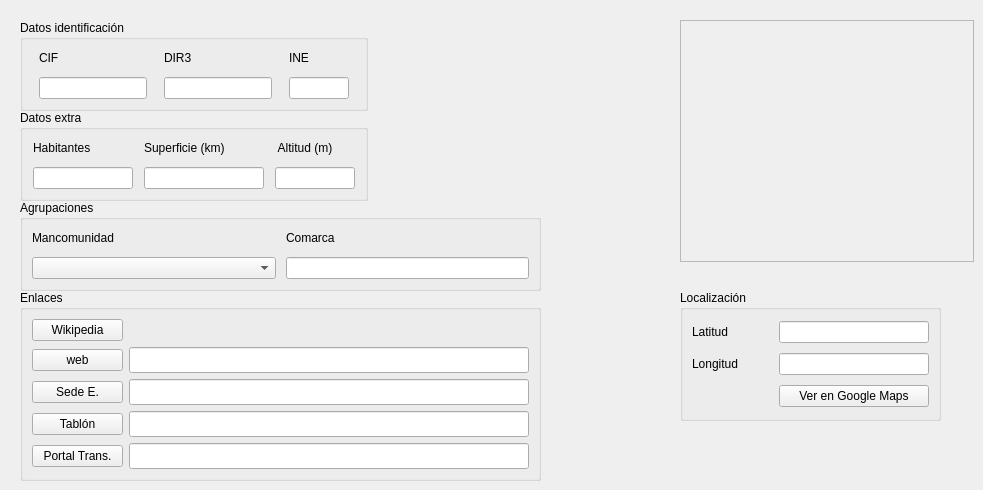
     <widget class="QWidget" name="Municipio">
      <attribute name="title">
       <string>Municipio</string>
      </attribute>
      <widget class="QFrame" name="frame_mapa">
       <property name="geometry">
        <rect>
         <x>680</x>
         <y>20</y>
         <width>294</width>
         <height>242</height>
        </rect>
       </property>
       <property name="frameShape">
        <enum>QFrame::StyledPanel</enum>
       </property>
       <property name="frameShadow">
        <enum>QFrame::Raised</enum>
       </property>
       <widget class="QPushButton" name="pB_municipio_mapa">
        <property name="geometry">
         <rect>
          <x>1</x>
          <y>1</y>
          <width>292</width>
          <height>240</height>
         </rect>
        </property>
        <property name="layoutDirection">
         <enum>Qt::LeftToRight</enum>
        </property>
        <property name="text">
         <string/>
        </property>
        <property name="iconSize">
         <size>
          <width>292</width>
          <height>240</height>
         </size>
        </property>
        <property name="flat">
         <bool>true</bool>
        </property>
       </widget>
      </widget>
      <widget class="QGroupBox" name="groupBox_2">
       <property name="geometry">
        <rect>
         <x>20</x>
         <y>110</y>
         <width>348</width>
         <height>91</height>
        </rect>
       </property>
       <property name="title">
        <string>Datos extra</string>
       </property>
       <layout class="QVBoxLayout" name="verticalLayout_11">
        <item>
         <layout class="QGridLayout" name="gridLayout_datos_extra">
          <property name="rightMargin">
           <number>0</number>
          </property>
          <property name="spacing">
           <number>10</number>
          </property>
          <item row="0" column="2">
           <widget class="QLabel" name="label_altitud">
            <property name="text">
             <string> Altitud (m)</string>
            </property>
           </widget>
          </item>
          <item row="0" column="0">
           <widget class="QLabel" name="label_habitantes">
            <property name="text">
             <string>Habitantes</string>
            </property>
           </widget>
          </item>
          <item row="0" column="1">
           <widget class="QLabel" name="label_superficie">
            <property name="text">
             <string>Superficie (km)</string>
            </property>
           </widget>
          </item>
          <item row="1" column="0">
           <widget class="QLineEdit" name="lineEdit_habitantes">
            <property name="sizePolicy">
             <sizepolicy hsizetype="Preferred" vsizetype="Fixed">
              <horstretch>0</horstretch>
              <verstretch>0</verstretch>
             </sizepolicy>
            </property>
            <property name="maximumSize">
             <size>
              <width>100</width>
              <height>16777215</height>
             </size>
            </property>
            <property name="inputMethodHints">
             <set>Qt::ImhDigitsOnly</set>
            </property>
            <property name="maxLength">
             <number>8</number>
            </property>
            <property name="alignment">
             <set>Qt::AlignRight|Qt::AlignTrailing|Qt::AlignVCenter</set>
            </property>
           </widget>
          </item>
          <item row="1" column="1">
           <widget class="QLineEdit" name="lineEdit_superficie">
            <property name="sizePolicy">
             <sizepolicy hsizetype="Preferred" vsizetype="Fixed">
              <horstretch>0</horstretch>
              <verstretch>0</verstretch>
             </sizepolicy>
            </property>
            <property name="maximumSize">
             <size>
              <width>120</width>
              <height>16777215</height>
             </size>
            </property>
            <property name="inputMethodHints">
             <set>Qt::ImhNone</set>
            </property>
            <property name="maxLength">
             <number>10</number>
            </property>
            <property name="alignment">
             <set>Qt::AlignRight|Qt::AlignTrailing|Qt::AlignVCenter</set>
            </property>
           </widget>
          </item>
          <item row="1" column="2">
           <widget class="QLineEdit" name="lineEdit_altitud">
            <property name="sizePolicy">
             <sizepolicy hsizetype="Preferred" vsizetype="Fixed">
              <horstretch>0</horstretch>
              <verstretch>0</verstretch>
             </sizepolicy>
            </property>
            <property name="maximumSize">
             <size>
              <width>80</width>
              <height>16777215</height>
             </size>
            </property>
            <property name="inputMethodHints">
             <set>Qt::ImhDigitsOnly</set>
            </property>
            <property name="maxLength">
             <number>4</number>
            </property>
            <property name="alignment">
             <set>Qt::AlignRight|Qt::AlignTrailing|Qt::AlignVCenter</set>
            </property>
            <property name="readOnly">
             <bool>true</bool>
            </property>
           </widget>
          </item>
         </layout>
        </item>
       </layout>
      </widget>
      <widget class="QGroupBox" name="groupBox_3">
       <property name="geometry">
        <rect>
         <x>20</x>
         <y>20</y>
         <width>348</width>
         <height>91</height>
        </rect>
       </property>
       <property name="title">
        <string>Datos identificación</string>
       </property>
       <layout class="QVBoxLayout" name="verticalLayout_12">
        <item>
         <layout class="QGridLayout" name="gridLayout_datos_identificacion">
          <property name="rightMargin">
           <number>0</number>
          </property>
          <property name="spacing">
           <number>10</number>
          </property>
          <item row="0" column="1">
           <widget class="QLabel" name="label_DIR3">
            <property name="maximumSize">
             <size>
              <width>40</width>
              <height>16777215</height>
             </size>
            </property>
            <property name="text">
             <string>DIR3</string>
            </property>
           </widget>
          </item>
          <item row="0" column="0">
           <widget class="QLabel" name="label_CIF">
            <property name="maximumSize">
             <size>
              <width>40</width>
              <height>16777215</height>
             </size>
            </property>
            <property name="text">
             <string>CIF</string>
            </property>
           </widget>
          </item>
          <item row="0" column="2">
           <widget class="QLabel" name="label_INE">
            <property name="maximumSize">
             <size>
              <width>40</width>
              <height>16777215</height>
             </size>
            </property>
            <property name="text">
             <string>INE</string>
            </property>
           </widget>
          </item>
          <item row="1" column="0">
           <widget class="QLineEdit" name="lineEdit_cif">
            <property name="sizePolicy">
             <sizepolicy hsizetype="Preferred" vsizetype="Fixed">
              <horstretch>0</horstretch>
              <verstretch>0</verstretch>
             </sizepolicy>
            </property>
            <property name="maximumSize">
             <size>
              <width>120</width>
              <height>16777215</height>
             </size>
            </property>
            <property name="inputMask">
             <string>&gt;A9999999A</string>
            </property>
            <property name="readOnly">
             <bool>true</bool>
            </property>
           </widget>
          </item>
          <item row="1" column="1">
           <widget class="QLineEdit" name="lineEdit_dir3">
            <property name="sizePolicy">
             <sizepolicy hsizetype="Fixed" vsizetype="Fixed">
              <horstretch>0</horstretch>
              <verstretch>0</verstretch>
             </sizepolicy>
            </property>
            <property name="maximumSize">
             <size>
              <width>120</width>
              <height>16777215</height>
             </size>
            </property>
            <property name="maxLength">
             <number>9</number>
            </property>
            <property name="readOnly">
             <bool>true</bool>
            </property>
           </widget>
          </item>
          <item row="1" column="2">
           <widget class="QLineEdit" name="lineEdit_ine">
            <property name="sizePolicy">
             <sizepolicy hsizetype="Fixed" vsizetype="Fixed">
              <horstretch>0</horstretch>
              <verstretch>0</verstretch>
             </sizepolicy>
            </property>
            <property name="maximumSize">
             <size>
              <width>60</width>
              <height>16777215</height>
             </size>
            </property>
            <property name="inputMethodHints">
             <set>Qt::ImhDigitsOnly</set>
            </property>
            <property name="maxLength">
             <number>6</number>
            </property>
            <property name="alignment">
             <set>Qt::AlignRight|Qt::AlignTrailing|Qt::AlignVCenter</set>
            </property>
            <property name="readOnly">
             <bool>true</bool>
            </property>
           </widget>
          </item>
         </layout>
        </item>
       </layout>
      </widget>
      <widget class="QGroupBox" name="groupBox_4">
       <property name="geometry">
        <rect>
         <x>20</x>
         <y>200</y>
         <width>521</width>
         <height>91</height>
        </rect>
       </property>
       <property name="title">
        <string>Agrupaciones</string>
       </property>
       <layout class="QVBoxLayout" name="verticalLayout_10">
        <item>
         <layout class="QGridLayout" name="gridLayout_agrupaciones">
          <property name="spacing">
           <number>10</number>
          </property>
          <item row="0" column="1">
           <widget class="QLabel" name="label_26">
            <property name="text">
             <string>Comarca</string>
            </property>
           </widget>
          </item>
          <item row="0" column="0">
           <widget class="QLabel" name="label_25">
            <property name="text">
             <string>Mancomunidad</string>
            </property>
           </widget>
          </item>
          <item row="1" column="0">
           <widget class="QComboBox" name="comboBox_mancomunidad"/>
          </item>
          <item row="1" column="1">
           <widget class="QLineEdit" name="lineEdit_comarca">
            <property name="sizePolicy">
             <sizepolicy hsizetype="Preferred" vsizetype="Fixed">
              <horstretch>0</horstretch>
              <verstretch>0</verstretch>
             </sizepolicy>
            </property>
            <property name="maxLength">
             <number>64</number>
            </property>
           </widget>
          </item>
         </layout>
        </item>
       </layout>
      </widget>
      <widget class="QGroupBox" name="groupBox_5">
       <property name="geometry">
        <rect>
         <x>680</x>
         <y>290</y>
         <width>261</width>
         <height>131</height>
        </rect>
       </property>
       <property name="title">
        <string>Localización</string>
       </property>
       <layout class="QVBoxLayout" name="verticalLayout_13">
        <item>
         <layout class="QGridLayout" name="gridLayout_localizacion">
          <property name="spacing">
           <number>10</number>
          </property>
          <item row="1" column="1">
           <widget class="QLineEdit" name="lineEdit_municipio_longitud">
            <property name="sizePolicy">
             <sizepolicy hsizetype="Expanding" vsizetype="Fixed">
              <horstretch>0</horstretch>
              <verstretch>0</verstretch>
             </sizepolicy>
            </property>
            <property name="maximumSize">
             <size>
              <width>150</width>
              <height>16777215</height>
             </size>
            </property>
            <property name="maxLength">
             <number>12</number>
            </property>
            <property name="alignment">
             <set>Qt::AlignRight|Qt::AlignTrailing|Qt::AlignVCenter</set>
            </property>
            <property name="readOnly">
             <bool>true</bool>
            </property>
           </widget>
          </item>
          <item row="0" column="1">
           <widget class="QLineEdit" name="lineEdit_municipio_latitud">
            <property name="sizePolicy">
             <sizepolicy hsizetype="Expanding" vsizetype="Fixed">
              <horstretch>0</horstretch>
              <verstretch>0</verstretch>
             </sizepolicy>
            </property>
            <property name="maximumSize">
             <size>
              <width>150</width>
              <height>16777215</height>
             </size>
            </property>
            <property name="maxLength">
             <number>12</number>
            </property>
            <property name="alignment">
             <set>Qt::AlignRight|Qt::AlignTrailing|Qt::AlignVCenter</set>
            </property>
            <property name="readOnly">
             <bool>true</bool>
            </property>
           </widget>
          </item>
          <item row="0" column="0">
           <widget class="QLabel" name="label_municipio_latitud">
            <property name="text">
             <string>Latitud</string>
            </property>
           </widget>
          </item>
          <item row="1" column="0">
           <widget class="QLabel" name="label_municipio_longitud">
            <property name="text">
             <string>Longitud</string>
            </property>
           </widget>
          </item>
          <item row="2" column="1">
           <widget class="QPushButton" name="pB_googleMaps_3">
            <property name="text">
             <string>Ver en Google Maps</string>
            </property>
           </widget>
          </item>
         </layout>
        </item>
       </layout>
      </widget>
      <widget class="QPushButton" name="pB_municipio_escudo">
       <property name="geometry">
        <rect>
         <x>390</x>
         <y>20</y>
         <width>100</width>
         <height>120</height>
        </rect>
       </property>
       <property name="text">
        <string/>
       </property>
       <property name="iconSize">
        <size>
         <width>100</width>
         <height>120</height>
        </size>
       </property>
       <property name="autoDefault">
        <bool>false</bool>
       </property>
       <property name="default">
        <bool>true</bool>
       </property>
       <property name="flat">
        <bool>true</bool>
       </property>
      </widget>
      <widget class="QPushButton" name="pB_municipio_bandera">
       <property name="geometry">
        <rect>
         <x>530</x>
         <y>20</y>
         <width>120</width>
         <height>80</height>
        </rect>
       </property>
       <property name="sizePolicy">
        <sizepolicy hsizetype="Fixed" vsizetype="Fixed">
         <horstretch>0</horstretch>
         <verstretch>0</verstretch>
        </sizepolicy>
       </property>
       <property name="text">
        <string/>
       </property>
       <property name="iconSize">
        <size>
         <width>120</width>
         <height>80</height>
        </size>
       </property>
       <property name="default">
        <bool>true</bool>
       </property>
       <property name="flat">
        <bool>true</bool>
       </property>
      </widget>
      <widget class="QGroupBox" name="groupBox_6">
       <property name="geometry">
        <rect>
         <x>20</x>
         <y>290</y>
         <width>521</width>
         <height>191</height>
        </rect>
       </property>
       <property name="title">
        <string>Enlaces</string>
       </property>
       <layout class="QVBoxLayout" name="verticalLayout_4">
        <item>
         <layout class="QGridLayout" name="gridLayout_3">
          <item row="2" column="1">
           <widget class="QLineEdit" name="lineEdit_sede">
            <property name="maximumSize">
             <size>
              <width>400</width>
              <height>16777215</height>
             </size>
            </property>
            <property name="font">
             <font>
              <pointsize>11</pointsize>
             </font>
            </property>
            <property name="inputMethodHints">
             <set>Qt::ImhUrlCharactersOnly</set>
            </property>
            <property name="maxLength">
             <number>128</number>
            </property>
            <property name="readOnly">
             <bool>true</bool>
            </property>
           </widget>
          </item>
          <item row="3" column="0">
           <widget class="QPushButton" name="pB_tablon">
            <property name="text">
             <string>Tablón</string>
            </property>
           </widget>
          </item>
          <item row="3" column="1">
           <widget class="QLineEdit" name="lineEdit_tablon">
            <property name="maximumSize">
             <size>
              <width>400</width>
              <height>16777215</height>
             </size>
            </property>
            <property name="font">
             <font>
              <pointsize>11</pointsize>
             </font>
            </property>
            <property name="inputMethodHints">
             <set>Qt::ImhUrlCharactersOnly</set>
            </property>
            <property name="maxLength">
             <number>256</number>
            </property>
            <property name="readOnly">
             <bool>true</bool>
            </property>
           </widget>
          </item>
          <item row="1" column="0">
           <widget class="QPushButton" name="pB_municipio_web">
            <property name="text">
             <string>web</string>
            </property>
           </widget>
          </item>
          <item row="4" column="0">
           <widget class="QPushButton" name="pB_portalTransparencia">
            <property name="text">
             <string>Portal Trans.</string>
            </property>
           </widget>
          </item>
          <item row="4" column="1">
           <widget class="QLineEdit" name="lineEdit_portal_transparencia">
            <property name="maximumSize">
             <size>
              <width>400</width>
              <height>16777215</height>
             </size>
            </property>
            <property name="font">
             <font>
              <pointsize>11</pointsize>
             </font>
            </property>
            <property name="inputMethodHints">
             <set>Qt::ImhUrlCharactersOnly</set>
            </property>
            <property name="maxLength">
             <number>256</number>
            </property>
            <property name="readOnly">
             <bool>true</bool>
            </property>
           </widget>
          </item>
          <item row="2" column="0">
           <widget class="QPushButton" name="pB_sede">
            <property name="text">
             <string>Sede E.</string>
            </property>
           </widget>
          </item>
          <item row="1" column="1">
           <widget class="QLineEdit" name="lineEdit_municipio_web">
            <property name="enabled">
             <bool>true</bool>
            </property>
            <property name="maximumSize">
             <size>
              <width>400</width>
              <height>16777215</height>
             </size>
            </property>
            <property name="font">
             <font>
              <pointsize>11</pointsize>
             </font>
            </property>
            <property name="inputMethodHints">
             <set>Qt::ImhUrlCharactersOnly</set>
            </property>
            <property name="maxLength">
             <number>128</number>
            </property>
            <property name="readOnly">
             <bool>true</bool>
            </property>
           </widget>
          </item>
          <item row="0" column="0">
           <widget class="QPushButton" name="pB_wikipedia">
            <property name="text">
             <string>Wikipedia</string>
            </property>
           </widget>
          </item>
         </layout>
        </item>
       </layout>
      </widget>
     </widget>
